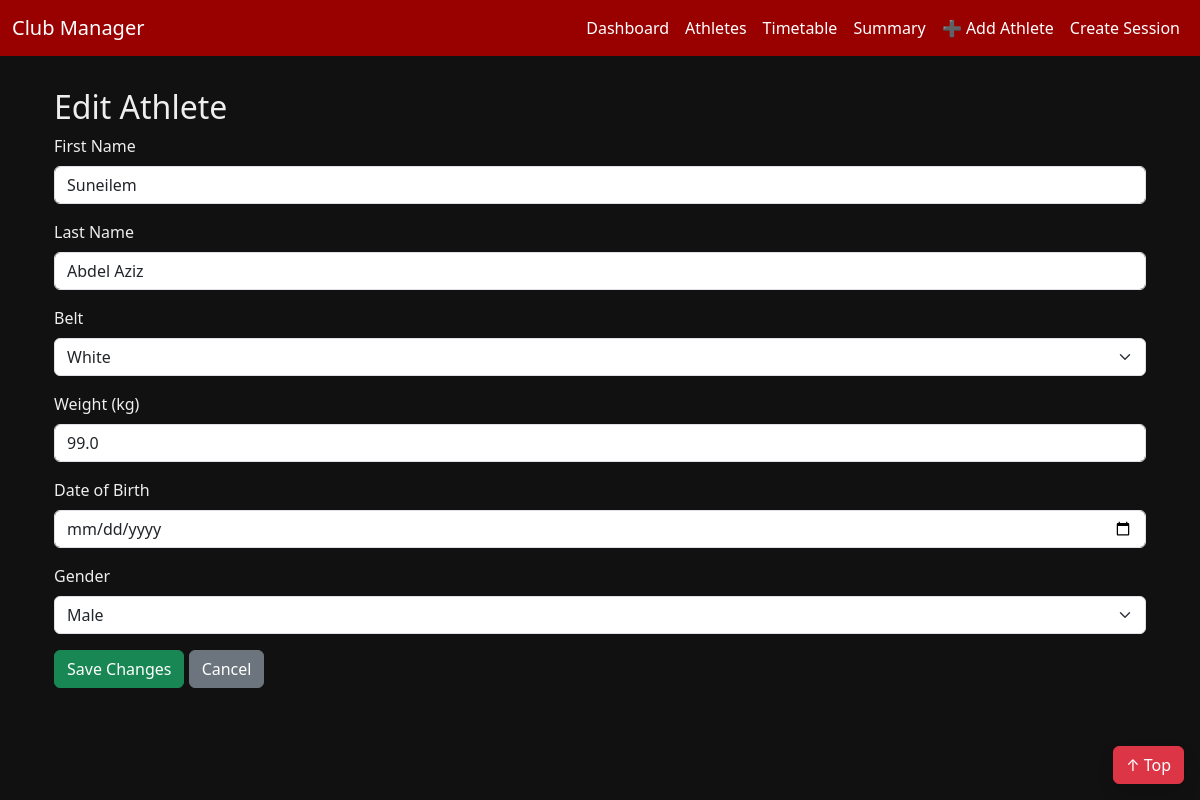
/edit-athlete/4, run on the app's committed database.
### models/athlete.py (models this page shows, shortened)
class Athlete(db.Model):
    __tablename__ = 'athlete'
    id = db.Column(db.Integer, primary_key=True)
    first_name = db.Column(db.String(80), nullable=False)
    last_name = db.Column(db.String(80), nullable=False)
    belt = db.Column(db.String(30), nullable=False)
    weight = db.Column(db.Float, nullable=True)
    date_of_birth = db.Column(db.Date, nullable=True)
    gender = db.Column(db.String(10), nullable=True)
    group = db.Column(db.String(50), nullable=True)  # ✅ Discipline group (e.g. Kids BJJ, LOGA MMA)
    created_at = db.Column(db.DateTime, default=datetime.utcnow)

### app.py (the view, shortened to what this page needs)
@app.route('/edit-athlete/<int:athlete_id>', methods=['GET', 'POST'])
def edit_athlete(athlete_id):
    athlete = Athlete.query.get_or_404(athlete_id)
    return render_template('edit_athlete.html', athlete=athlete)

### templates/edit_athlete.html (shortened to what this page needs)
{% extends "base.html" %}
{% block content %}
<div class="container mt-4">
  <h2>Edit Athlete</h2>
  <form method="POST" action="{{ url_for('edit_athlete', athlete_id=athlete.id) }}">
    <div class="mb-3">
      <label for="first_name" class="form-label">First Name</label>
      <input type="text" class="form-control" id="first_name" name="first_name" value="{{ athlete.first_name }}" required>
    </div>
    <div class="mb-3">
      <label for="last_name" class="form-label">Last Name</label>
      <input type="text" class="form-control" id="last_name" name="last_name" value="{{ athlete.last_name }}" required>
    </div>
    <div class="mb-3">
      <label for="belt" class="form-label">Belt</label>
      <select class="form-select" id="belt" name="belt" required>
        {% for color in ['White', 'Blue', 'Purple', 'Brown', 'Black'] %}
          <option value="{{ color }}" {% if athlete.belt == color %}selected{% endif %}>{{ color }}</option>
        {% endfor %}
      </select>
    </div>
    <div class="mb-3">
      <label for="weight" class="form-label">Weight (kg)</label>
      <input type="number" step="0.1" class="form-control" id="weight" name="weight" value="{{ athlete.weight or '' }}">
    </div>
    <div class="mb-3">
      <label for="date_of_birth" class="form-label">Date of Birth</label>
      <input type="date" class="form-control" id="date_of_birth" name="date_of_birth" value="{{ athlete.date_of_birth.strftime('%Y-%m-%d') if athlete.date_of_birth else '' }}">
    </div>
    <div class="mb-3">
      <label for="gender" class="form-label">Gender</label>
      <select class="form-select" id="gender" name="gender">
        <option value="Male" {% if athlete.gender == 'Male' %}selected{% endif %}>Male</option>
      </select>
    </div>
    <button type="submit" class="btn btn-success">Save Changes</button>
    <a href="{{ url_for('athletes') }}" class="btn btn-secondary">Cancel</a>
  </form>
</div>
{% endblock %}

### templates/base.html (style rules this page uses)
body { background-color: #111; color: #eee; }
.container { margin-top: 2rem; }
html { scroll-behavior: smooth; }

### data on the page
Athlete: first_name "Suneilem", last_name "Abdel Aziz", belt "White", weight "99.0", gender "Male"
